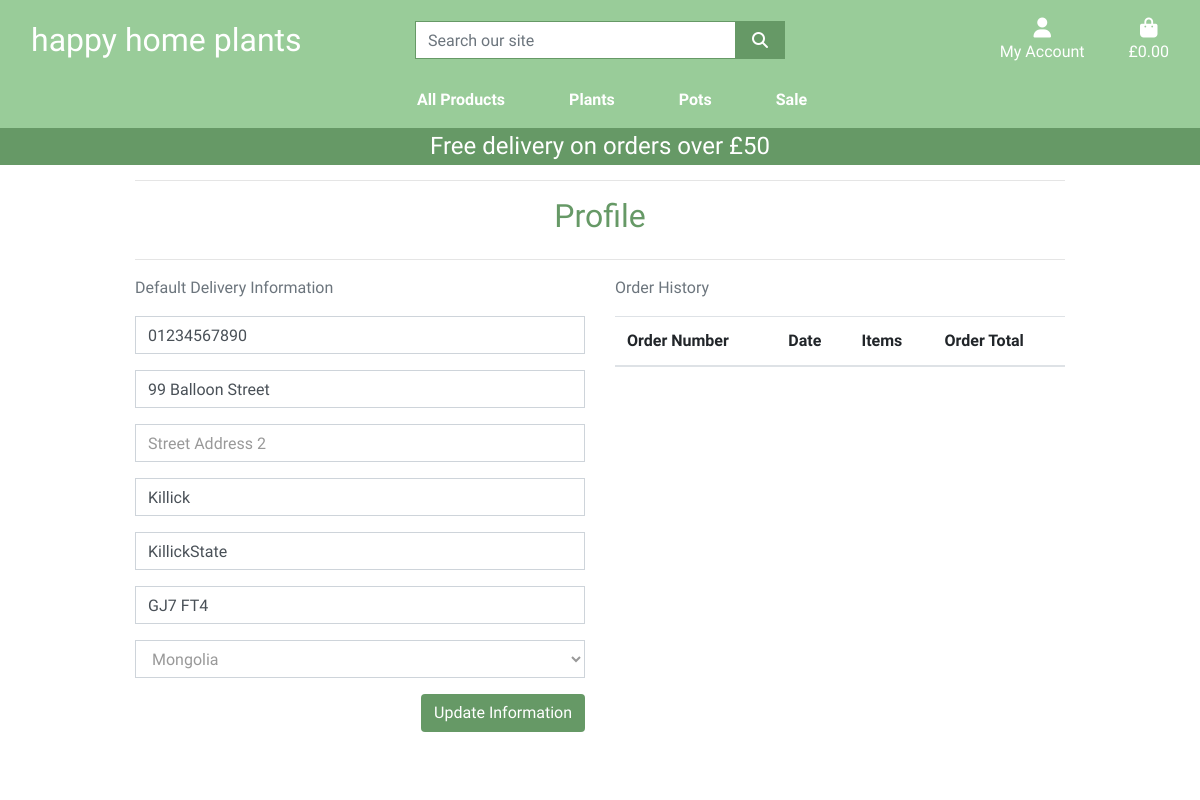
The page /profile/ (signed in) on the database as committed earlier.
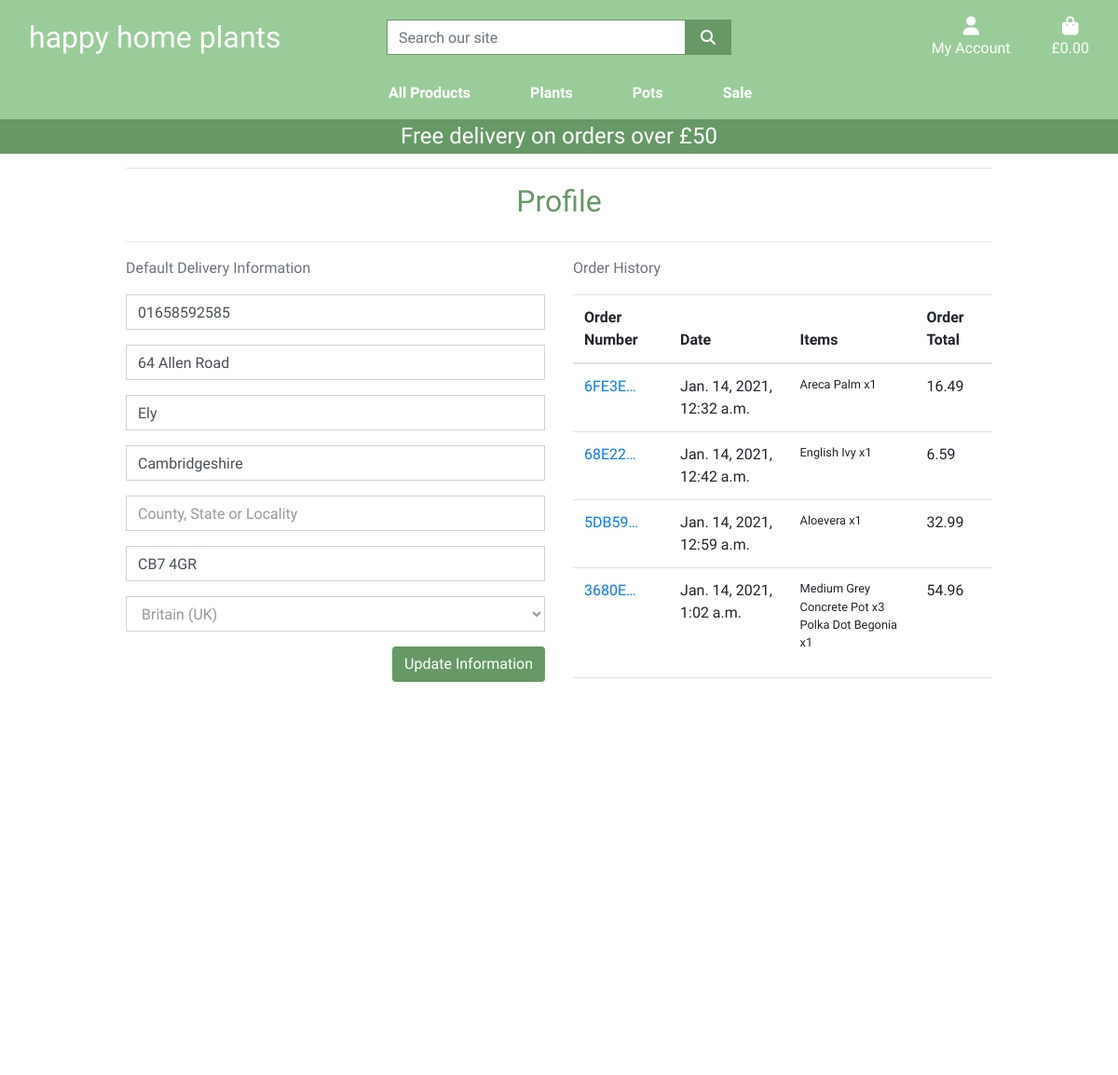
The same page on the database as committed later.
### profiles/models.py (models this page shows, shortened)
class UserProfile(models.Model):
    user = models.OneToOneField(User, on_delete=models.CASCADE)
    default_phone_number = models.CharField(max_length=20, null=True, blank=True)
    default_street_address1 = models.CharField(max_length=50, null=True, blank=True)
    default_street_address2 = models.CharField(max_length=50, null=True, blank=True)
    default_town_or_city = models.CharField(max_length=40, null=True, blank=True)
    default_county = models.CharField(max_length=80, null=True, blank=True)
    default_postcode = models.CharField(max_length=20, null=True, blank=True)
    default_country = CountryField(blank_label='Country', null=True, blank=True)

### checkout/models.py (models this page shows, shortened)
class Order(models.Model):
    order_number = models.CharField(max_length=32, null=False, editable=False)
    user_profile = models.ForeignKey(UserProfile, on_delete=models.SET_NULL,
                                     null=True, blank=True, related_name="orders")
    full_name = models.CharField(max_length=50, null=False, blank=False)
    email = models.EmailField(max_length=254, null=False, blank=False)
    phone_number = models.CharField(max_length=20, null=False, blank=False)
    country = CountryField(blank_label='Country *', null=False, blank=False)
    postcode = models.CharField(max_length=20, null=True, blank=True)
    town_or_city = models.CharField(max_length=40, null=False, blank=False)
    street_address1 = models.CharField(max_length=50, null=False, blank=False)
    street_address2 = models.CharField(max_length=50, null=True, blank=True)
    county = models.CharField(max_length=80, null=True, blank=True)
    date = models.DateTimeField(auto_now_add=True)
    delivery_cost = models.DecimalField(max_digits=6, decimal_places=2, null=False, default=0)
    order_total = models.DecimalField(max_digits=10, decimal_places=2, null=False, default=0)
    grand_total = models.DecimalField(max_digits=10, decimal_places=2, null=False, default=0)
    original_basket = models.TextField(null=False, blank=False, default='')
    stripe_pid = models.CharField(max_length=254, null=False, blank=False, default='')

class OrderLineItem(models.Model):
    order = models.ForeignKey(Order, null=False, blank=False, on_delete=models.CASCADE, related_name='lineitems')
    product = models.ForeignKey(Product, null=False, blank=False, on_delete=models.CASCADE)
    quantity = models.IntegerField(null=False, blank=False, default=0)
    lineitem_total = models.DecimalField(max_digits=6, decimal_places=2, null=False, blank=False, editable=False)

### products/models.py (models this page shows, shortened)
class Product(models.Model):
    category = models.ForeignKey(
        'Category', null=True, blank=True, on_delete=models.SET_NULL)
    name = models.CharField(max_length=254)
    friendly_name = models.CharField(max_length=254, null=True, blank=True)
    alternate_name = models.CharField(max_length=254, blank=True)
    price = models.DecimalField(max_digits=6, decimal_places=2)
    description = models.TextField()
    image = models.ImageField(null=True, blank=True)
    image_url = models.URLField(max_length=1024, null=True, blank=True)
    height = models.CharField(max_length=4, null=True, blank=True)

### profiles/views.py (the view)
# urls.py: path('profile/', include('profiles.urls')),
def profile(request):
    profile = get_object_or_404(UserProfile, user=request.user)
    if request.method == 'POST':
        form = UserProfileForm(request.POST, instance=profile)
        if form.is_valid():
            form.save()
            messages.success(request, 'Profile updated successfully')
    form = UserProfileForm(instance=profile)
    orders = profile.orders.all()
    template = 'profiles/profile.html'
    context = {
        'form': form,
        'orders': orders,
        'on_profile_page': True
    }
    return render(request, template, context)

### profiles/forms.py
class UserProfileForm(forms.ModelForm):
    class Meta:
        model = UserProfile
        exclude = ('user',)
    def __init__(self, *args, **kwargs):
        super().__init__(*args, **kwargs)
        placeholders = {
            'default_phone_number': 'Phone Number',
            'default_postcode': 'Postal Code',
            'default_town_or_city': 'Town or City',
            'default_street_address1': 'Street Address 1',
            'default_street_address2': 'Street Address 2',
            'default_county': 'County, State or Locality',
        }
        self.fields['default_phone_number'].widget.attrs['autofocus'] = True
        for field in self.fields:
            if field != 'default_country':
                if self.fields[field].required:
                    placeholder = f'{placeholders[field]} *'
                else:
                    placeholder = placeholders[field]
                self.fields[field].widget.attrs['placeholder'] = placeholder
            self.fields[field].widget.attrs['class'] = 'border-black rounded-0 profile-form-input'
            self.fields[field].label = False

### basket/contexts.py (called while the page is built, shortened)
def basket_contents(request):
    basket_items = []
    total = 0
    product_count = 0
    basket = request.session.get('basket', {})
    if total < settings.FREE_DELIVERY_THRESHOLD:
        delivery = total * Decimal(settings.STANDARD_DELIVERY_PERCENTAGE / 100)
        free_delivery_delta = settings.FREE_DELIVERY_THRESHOLD - total
    else:
        delivery = 0
        free_delivery_delta = 0
    grand_total = delivery + total
    context = {
        'basket_items': basket_items,
        'total': total,
        'product_count': product_count,
        'delivery': delivery,
        'free_delivery_delta': free_delivery_delta,
        'free_delivery_threshold': settings.FREE_DELIVERY_THRESHOLD,
        'grand_total': grand_total,
    }
    return context

### profiles/templates/profiles/profile.html (shortened to what this page needs)
{% extends "base.html" %}
{% load static %}
{% block extra_css %}
    <link rel="stylesheet" href="{% static 'profiles/css/profile.css' %}">
{% endblock %}
{% block page_header %}
    <div class="container header-container">
    </div>
{% endblock %}
{% block content %}
    <div class="overlay"></div>
    <div class="container">
        <div class="row">
            <div class="col">
                <hr>
                <h2 class="text-darkgreen mb-4 text-center">Profile</h2>
                <hr>
            </div>
        </div>
        <div class="row">
            <div class="col-12 col-lg-6">
                <p class="text-muted">Default Delivery Information</p>
                <form class="mt-3" action="{% url 'profile' %}" method="POST" id="profile-update-form">
                    {{ form|crispy }}
                    <button class="btn btn-green float-right">Update Information</button>
                </form>
            </div>
            <div class="col-12 col-lg-6">
                <p class="text-muted">Order History</p>
                <div class="order-history table-responsive">
                    <table class="table table-sm-table-borderless">
                        <thead>
                            <tr>
                                <th>Order Number</th>
                                <th>Date</th>
                                <th>Items</th>
                                <th>Order Total</th>
                            </tr>
                        </thead>
                        <tbody>
                            {% for order in orders %}
                                <tr>
                                    <td>
                                        <a href="{% url 'order_history' order.order_number %}">
                                            {{ order.order_number|truncatechars:6 }}
                                        </a>
                                    </td>
                                    <td>
                                        {{ order.date }}
                                    </td>
                                    <td>
                                        <ul class="list-unstyled">
                                            {% for item in order.lineitems.all %}
                                                <li class="small">
                                                    {{ item.product.friendly_name }} x{{ item.quantity }}
                                                </li>
                                            {% endfor %}
                                        </ul>
                                    </td>
                                    <td>
                                        {{ order.grand_total }}
                                    </td>
                                </tr>
                            {% endfor %}
                        </tbody>
                    </table>
                </div>
            </div>
        </div>
{% endblock %}]

### templates/base.html (shortened to what this page needs)
{% load static %}
<!doctype html>
<html lang="en">
  <head>
    {% block corecss%}
    <link rel="stylesheet" href="https://stackpath.bootstrapcdn.com/bootstrap/4.4.1/css/bootstrap.min.css">
    <link rel="stylesheet" href="{% static 'css/base.css' %}">
    {% endblock %}
    {% block extra_css %}
    {% endblock %}
  </head>
  <body>
    <header class="container-fluid fixed-top">
        <div class="row pt-lg-2 d-none d-lg-flex b-green">
            <div class="col-12 col-lg-4 my-auto py-1 py-lg-0 text-center text-lg-left">
                <a href="{% url 'home' %}" class="nav-link main-logo-link"><h2 class="logo-font text-white my-0"> happy home plants </h2></a>
            </div>
            <div class="col-12 col-lg-4 my-auto py-1 py-lg-0">
                <form method="GET" action="{% url 'products' %}">
                    <div class="input-group w-100">
                        <input type="text" class="form-control border border-green rounded-0" name="q" placeholder="Search our site">
                        <div class="input-group-append">
                            <button class="form-control btn btn-green border border-green rounded-0" type="submit">
                                <span class="icon">
                                    <i class="fas fa-search"></i>
                                </span>
                            </button>
                        </div>
                    </div>
                </form>
            </div>
            <div class="col-12 col-lg-4 my-auto py-1 py-lg-0">
                <ul class="list-inline list-unstyled text-center text-lg-right my-0">
                    <li class="list-inline-item dropdown">
                        <a href="#" class="text-white nav-link" id="user-options" data-toggle="dropdown" aria-haspopup="true">
                            <div class="text-center">
                                <div><i class="fas fa-user fa-lg"></i></div>
                                <p class="my-0">My Account</p>
                            </div>
                        </a>
                    </li>
                    <li class="list-inline-item">
                        <a href="{% url 'view_basket' %}" class="{% if grand_total %}text-info font-weight-bold{% else %}text-white{% endif %} nav-link">
                            <div class="text-center">
                                <div><i class="fas fa-shopping-bag fa-lg"></i></div>
                                <p class="my-0">
                                    {% if grand_total %}
                                        £{{ grand_total|floatformat:2 }}
                                    {% else %}
                                        £0.00
                                    {% endif %}
                                </p>
                            </div>
                        </a>
                    </li>
                </ul>
            </div>
        </div>
        <div class="row b-green">
            <nav class="navbar navbar-expand-lg navbar-light w-100">
                {% include 'includes/main_nav.html' %}
            </nav>
        </div>
        <div id="free-delivery-banner" class="row text-center">
            <div class="col b-darkgreen text-white">
                <h4 class="my-1">Free delivery on orders over £{{ free_delivery_threshold }}</h4>
            </div>
        </div>
    </header>
    {% block page_header %}
    {% endblock %}
    {% block content %}
    {% endblock %}
  </body>
</html>

### templates/includes/main_nav.html (shortened to what this page needs)
<div class="collapse navbar-collapse" id="main-nav">
    <ul class="navbar-nav w-auto mx-auto">
        <li class="nav-item dropdown">
            <a class="logo-font font-weight-bold nav-link text-white mr-5" href="#" id="all-products-link" data-toggle="dropdown" aria-haspopup="true" aria-expanded="false">
                All Products
            </a>
        </li>
        <li class="nav-item dropdown">
            <a class="logo-font font-weight-bold nav-link text-white mr-5" href="#" id="plants-link" data-toggle="dropdown" aria-haspopup="true" aria-expanded="false">
                Plants
            </a>
        </li>
        <li class="nav-item dropdown">
            <a class="logo-font font-weight-bold nav-link text-white mr-5" href="#" id="pots-link" data-toggle="dropdown" aria-haspopup="true" aria-expanded="false">
                Pots
            </a>
        </li>
        <li class="nav-item dropdown">
            <a class="logo-font font-weight-bold nav-link text-white" href="#" id="sale-link" data-toggle="dropdown" aria-haspopup="true" aria-expanded="false">
                Sale
            </a>
        </li>
    </ul>
</div>

### static/css/base.css (style rules this page uses)
html { height: 100%; }
body { background: url('/media/background-image-happy-home-plants.jpeg') no-repeat center center fixed; background-size: cover; height: calc(100vh - 164px); color: #555; font-family: 'Didact Gothic', sans-serif; }
.b-darkgreen { background-color: #669966; }
.b-green { background-color: #99CC99; }
.text-darkgreen { color: #669966; }
.overlay { height: 100%; width: 100%; top: 0; left: 0; position: fixed; background: white; z-index: -1; }
.icon { align-items: center; display: inline-flex; justify-content: center; height: 1.5rem; width: 1.5rem; }
.main-logo-link { width: fit-content; }
.btn-green { background: #669966; color: white; }
.border-green { border: 1px solid #669966 !important; }
@media (min-width: 1200px) { .container { max-width: 80%; } }
@media (min-width: 992px) { .header-container { padding-top: 164px; } }

### profiles/static/profiles/css/profile.css (style rules this page uses)
.order-history { max-height: 416px; overflow-y: auto; }
#profile-update-form input::placeholder { color: #999; }
#id_default_country, #id_default_country option:not(:first-child) { color: #999; }

Rows that differ between the two databases and show on the page:
changed UserProfile: default_phone_number "01234567890" → "01658592585"; default_street_address1 "99 Balloon Street" → "64 Allen Road"; default_street_address2 (not shown) → "Ely"; default_town_or_city "Killick" → "Cambridgeshire"; default_county "KillickState" → (not shown); default_postcode "GJ7 FT4" → "CB7 4GR"; default_country "Mongolia" → "Britain (UK)"
added Order: order_number "6FE3E…", date "Jan. 14, 2021, 12:32 a.m.", grand_total "16.49"
added OrderLineItem: product.friendly_name "Areca Palm", quantity "1", shown under "6FE3E…"
added Order: order_number "68E22…", date "Jan. 14, 2021, 12:42 a.m.", grand_total "6.59"
added OrderLineItem: product.friendly_name "English Ivy", quantity "1", shown under "68E22…"
added Order: order_number "5DB59…", date "Jan. 14, 2021, 12:59 a.m.", grand_total "32.99"
added OrderLineItem: product.friendly_name "Aloevera", quantity "1", shown under "5DB59…"
added Order: order_number "3680E…", date "Jan. 14, 2021, 1:02 a.m.", grand_total "54.96"
added OrderLineItem: product.friendly_name "Medium Grey Concrete Pot", quantity "3", shown under "3680E…"
added OrderLineItem: product.friendly_name "Polka Dot Begonia", quantity "1", shown under "3680E…"
